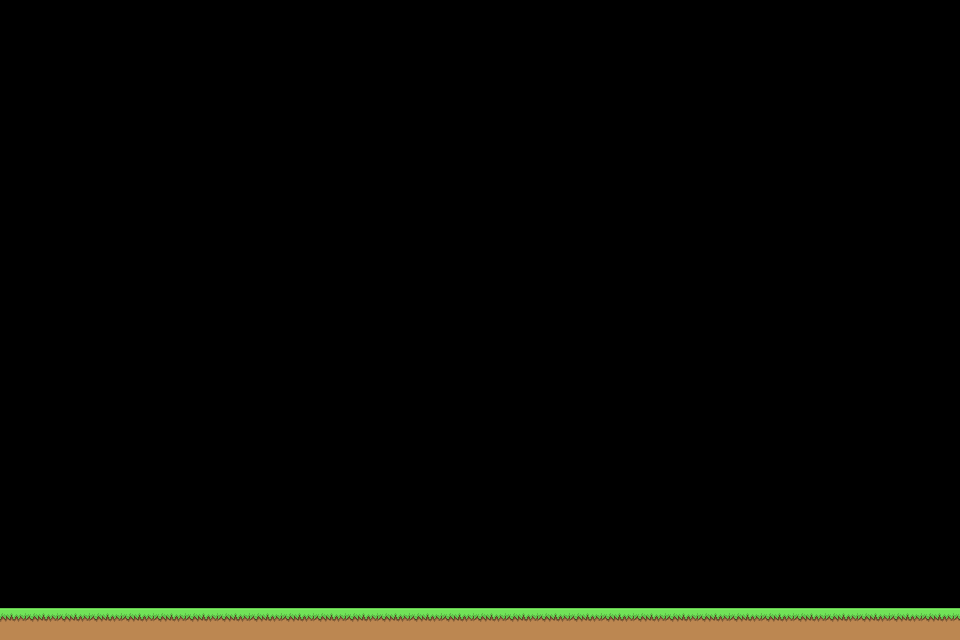

The image is a tile-based game level rendered from a .tmx file. Its description and complete source (layers, tilesets, objects, tile grids) follow:
An orthogonal 30x20 tile map with 32x32 px tiles, 1 tile layer (Tile Layer 1).

<map version="1.10" tiledversion="1.10.2" orientation="orthogonal" renderorder="right-down" width="30" height="20" tilewidth="32" tileheight="32" infinite="0" nextlayerid="2" nextobjectid="1">
 <tileset firstgid="1" source="interiorTiles.tsx" />
 <layer id="1" name="Tile Layer 1" width="30" height="20">
  <data encoding="csv">
0,0,0,0,0,0,0,0,0,0,0,0,0,0,0,0,0,0,0,0,0,0,0,0,0,0,0,0,0,0,
0,0,0,0,0,0,0,0,0,0,0,0,0,0,0,0,0,0,0,0,0,0,0,0,0,0,0,0,0,0,
0,0,0,0,0,0,0,0,0,0,0,0,0,0,0,0,0,0,0,0,0,0,0,0,0,0,0,0,0,0,
0,0,0,0,0,0,0,0,0,0,0,0,0,0,0,0,0,0,0,0,0,0,0,0,0,0,0,0,0,0,
0,0,0,0,0,0,0,0,0,0,0,0,0,0,0,0,0,0,0,0,0,0,0,0,0,0,0,0,0,0,
0,0,0,0,0,0,0,0,0,0,0,0,0,0,0,0,0,0,0,0,0,0,0,0,0,0,0,0,0,0,
0,0,0,0,0,0,0,0,0,0,0,0,0,0,0,0,0,0,0,0,0,0,0,0,0,0,0,0,0,0,
0,0,0,0,0,0,0,0,0,0,0,0,0,0,0,0,0,0,0,0,0,0,0,0,0,0,0,0,0,0,
0,0,0,0,0,0,0,0,0,0,0,0,0,0,0,0,0,0,0,0,0,0,0,0,0,0,0,0,0,0,
0,0,0,0,0,0,0,0,0,0,0,0,0,0,0,0,0,0,0,0,0,0,0,0,0,0,0,0,0,0,
0,0,0,0,0,0,0,0,0,0,0,0,0,0,0,0,0,0,0,0,0,0,0,0,0,0,0,0,0,0,
0,0,0,0,0,0,0,0,0,0,0,0,0,0,0,0,0,0,0,0,0,0,0,0,0,0,0,0,0,0,
0,0,0,0,0,0,0,0,0,0,0,0,0,0,0,0,0,0,0,0,0,0,0,0,0,0,0,0,0,0,
0,0,0,0,0,0,0,0,0,0,0,0,0,0,0,0,0,0,0,0,0,0,0,0,0,0,0,0,0,0,
0,0,0,0,0,0,0,0,0,0,0,0,0,0,0,0,0,0,0,0,0,0,0,0,0,0,0,0,0,0,
0,0,0,0,0,0,0,0,0,0,0,0,0,0,0,0,0,0,0,0,0,0,0,0,0,0,0,0,0,0,
0,0,0,0,0,0,0,0,0,0,0,0,0,0,0,0,0,0,0,0,0,0,0,0,0,0,0,0,0,0,
0,0,0,0,0,0,0,0,0,0,0,0,0,0,0,0,0,0,0,0,0,0,0,0,0,0,0,0,0,0,
0,0,0,0,0,0,0,0,0,0,0,0,0,0,0,0,0,0,0,0,0,0,0,0,0,0,0,0,0,0,
8,8,8,8,8,8,8,8,8,8,8,8,8,8,8,8,8,8,8,8,8,8,8,8,8,8,8,8,8,8
</data>
 </layer>
</map>
